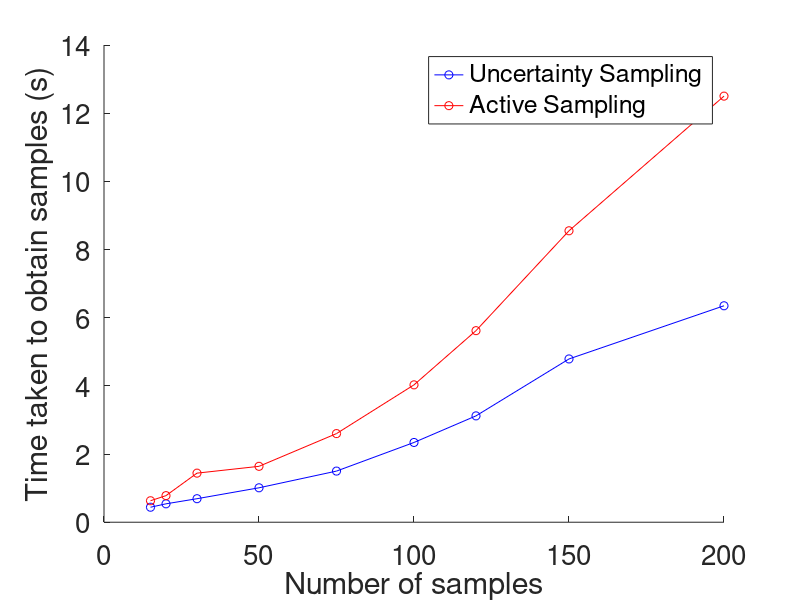

Recreate this plot in MATLAB.
sample_number = [15, 20, 30, 50, 75, 100, 120, 150, 200];
quad_time_wsabi = [0.44, 0.54, 0.69, 1.01, 1.50, 2.34, 3.12, 4.79, 6.35];
quad_time_bq = [0.63, 0.78, 1.44, 1.64, 2.60, 4.03, 5.62, 8.55, 12.5];
hold on
plot(sample_number, quad_time_wsabi, 'b-o')
plot(sample_number, quad_time_bq, 'r-o')
xlabel('Number of samples')
ylabel('Time taken to obtain samples (s)')
legend('Uncertainty Sampling', 'Active Sampling')
set(gca,'FontSize',20)